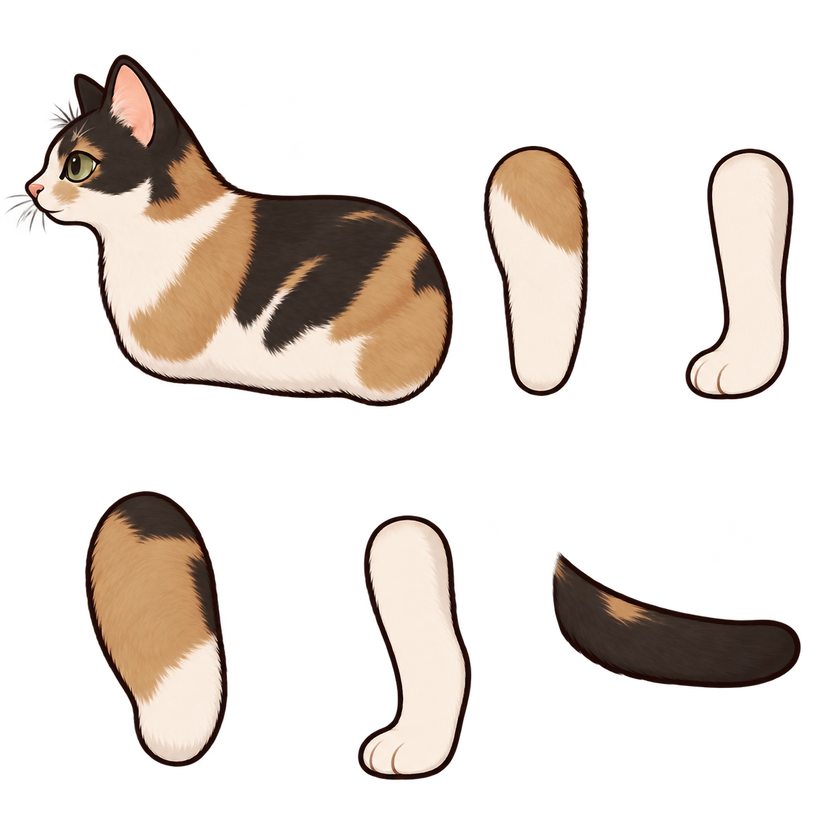
#> input picture assets/rig/left/atlas.png, 840 x 840 px, shrunk from 1254 x 1254 before the run
$ python package_rig.py
#> lines starting #> are read from the running program, lines starting #| are printed output that depends on the picture; after the words box and inside, x2 and y2 are one past the last pixel; in counts of white or black regions, pixels touching at a corner belong together
"""Extract the six disconnected generated rig components. Requires Pillow.

Connected-component packing preserves original artwork and transparency while
preventing neighbouring atlas parts from entering overlapping bounding boxes.
"""
from collections import deque
from pathlib import Path
from PIL import Image, ImageFilter

ROOT = Path(__file__).resolve().parents[1] / 'assets/rig'
NAMES = ['body', 'front_upper', 'front_lower', 'hind_upper', 'hind_lower', 'tail']


def main():
    for side in ('left', 'right'):
        folder = ROOT / side
        image = Image.open(folder / 'atlas.png').convert('RGBA')
#> image is the input picture: PIL image 840x840 RGBA; mean R, G, B, A 45.2, 38.3, 32.9, 67.7
        width, height = image.size
#> width = 840; height = 840
        alpha = image.getchannel('A')
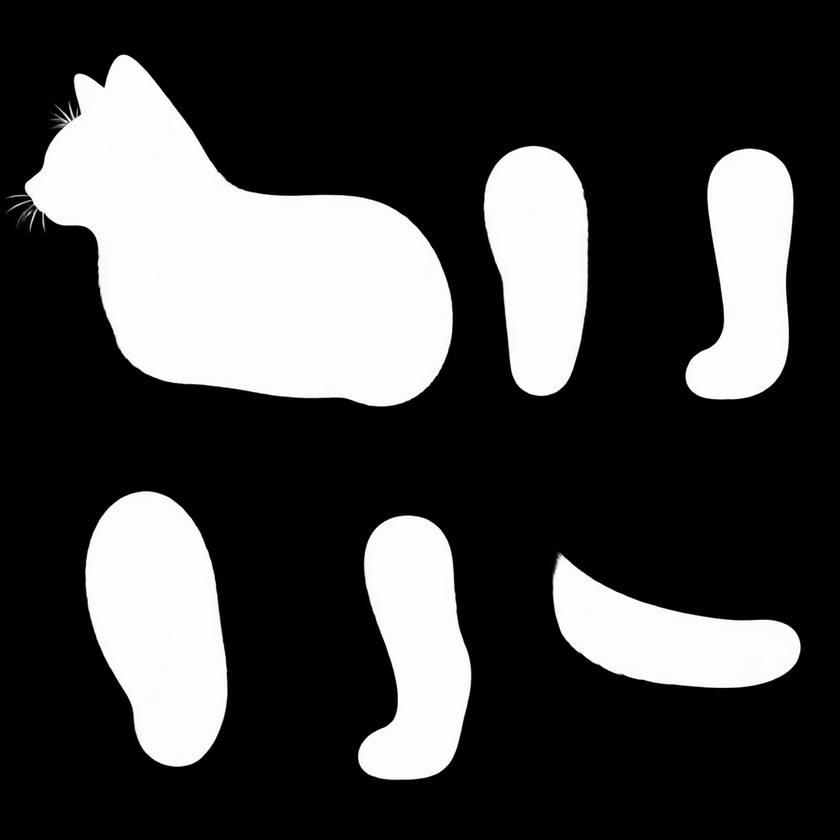
#> alpha: PIL image 840x840 L; min 0, max 255, mean 67.7
        occupied = bytearray(1 if a > 32 else 0 for a in alpha.tobytes())
        components = []
        for origin in range(width * height):
            if not occupied[origin]:
                continue
            occupied[origin] = 0
            queue, pixels = deque([origin]), []
            while queue:
                p = queue.popleft()
                pixels.append(p)
                x, y = p % width, p // width
                for q in (p - 1 if x else -1, p + 1 if x + 1 < width else -1,
                          p - width if y else -1, p + width if y + 1 < height else -1):
                    if q >= 0 and occupied[q]:
                        occupied[q] = 0
                        queue.append(q)
            if len(pixels) > 10000:
                components.append(pixels)
#> after the loop, components = 6 items
        assert len(components) == 6, (side, len(components))
        # Atlas uses a larger torso, so identify the two rows by each part's top.
        def bounds(pixels):
            xs, ys = [p % width for p in pixels], [p // width for p in pixels]
            return min(xs), min(ys), max(xs) + 1, max(ys) + 1
        components.sort(key=lambda p: bounds(p)[1])
        components = (sorted(components[:3], key=lambda p: bounds(p)[0])
                      + sorted(components[3:], key=lambda p: bounds(p)[0]))
        for name, pixels in zip(NAMES, components):
            mask_data = bytearray(width * height)
            for p in pixels:
                mask_data[p] = 255
            mask = Image.frombytes('L', image.size, bytes(mask_data)).filter(ImageFilter.MaxFilter(9))
            from PIL import ImageChops
            part = image.copy()
            part.putalpha(ImageChops.darker(alpha, mask))
            box = mask.getbbox()
            part.crop(box).save(folder / f'{name}.png')
            print(side, name, box)
#> this loop made 6 passes
#> (name, box) on passes 1 to 6: ('body', (3, 50, 457, 411)), ('front_upper', (479, 142, 593, 400)), ('front_lower', (681, 144, 798, 404)), ('hind_upper', (81, 487, 232, 771)), ('hind_lower', (354, 511, 476, 784)), ('tail', (548, 548, 805, 692))
#| left body (3, 50, 457, 411)
#| left front_upper (479, 142, 593, 400)
#| left front_lower (681, 144, 798, 404)
#| left hind_upper (81, 487, 232, 771)
#| left hind_lower (354, 511, 476, 784)
#| left tail (548, 548, 805, 692)
#> pass 1, in main, `mask = Image.frombytes('L', image.size, bytes(mask_data)).filter(Image..`:
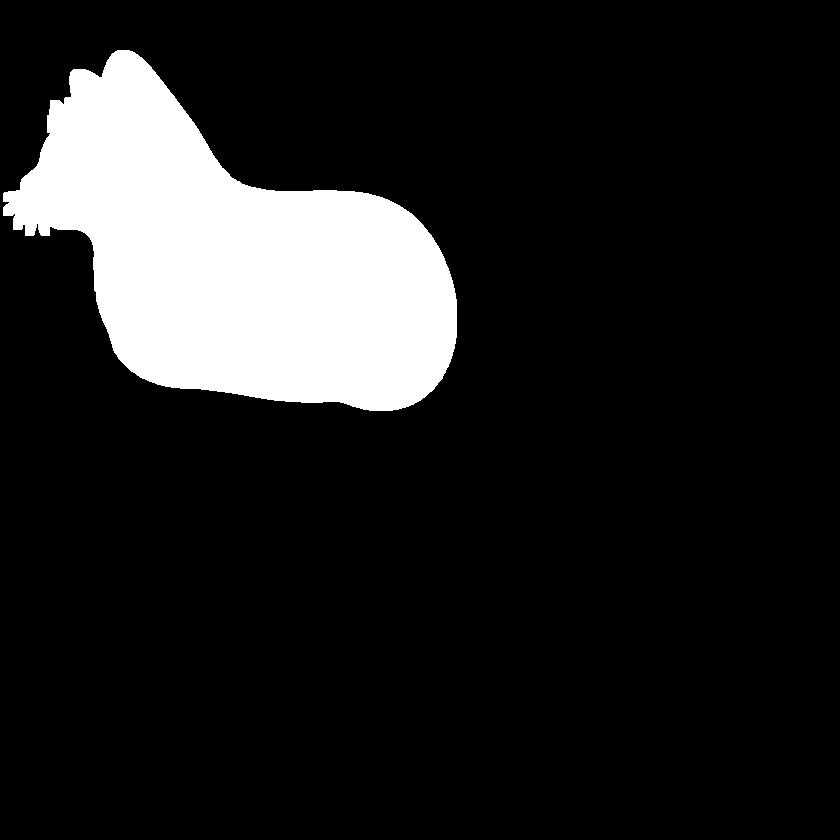
#> mask: PIL image 840x840 L; 13% white; 1 white region, box (x1, y1, x2, y2) and area: (3, 50, 457, 411) 92034
#> pass 1, in main, `part.crop(box).save(folder / f'{name}.png')`:
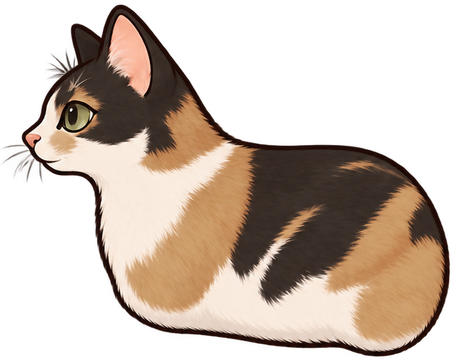
#> saved as body.png: PIL image 454x361 RGBA; mean R, G, B, A 80.8, 66.6, 55.2, 128.8; transparent parts drawn white
#> pass 2, in main, `mask = Image.frombytes('L', image.size, bytes(mask_data)).filter(Image..`:
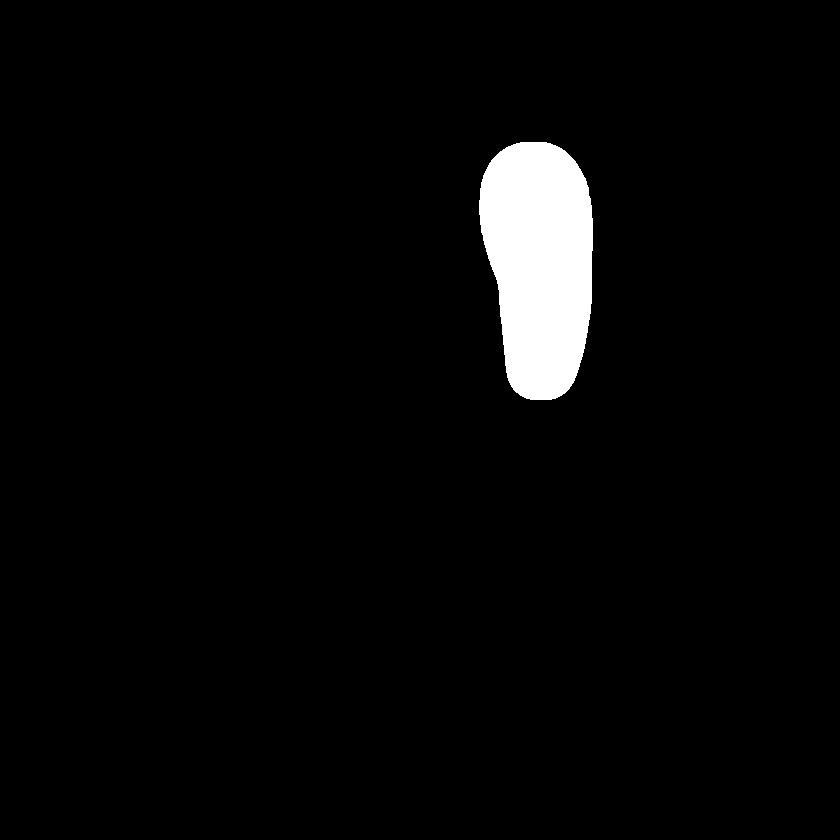
#> mask: PIL image 840x840 L; 3.3% white; 1 white region, box (x1, y1, x2, y2) and area: (479, 142, 593, 400) 23238
#> pass 2, in main, `part.crop(box).save(folder / f'{name}.png')`:
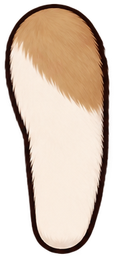
#> saved as front_upper.png: PIL image 114x258 RGBA; mean R, G, B, A 140.7, 122.2, 106.5, 172.1; transparent parts drawn white
#> after the loop:
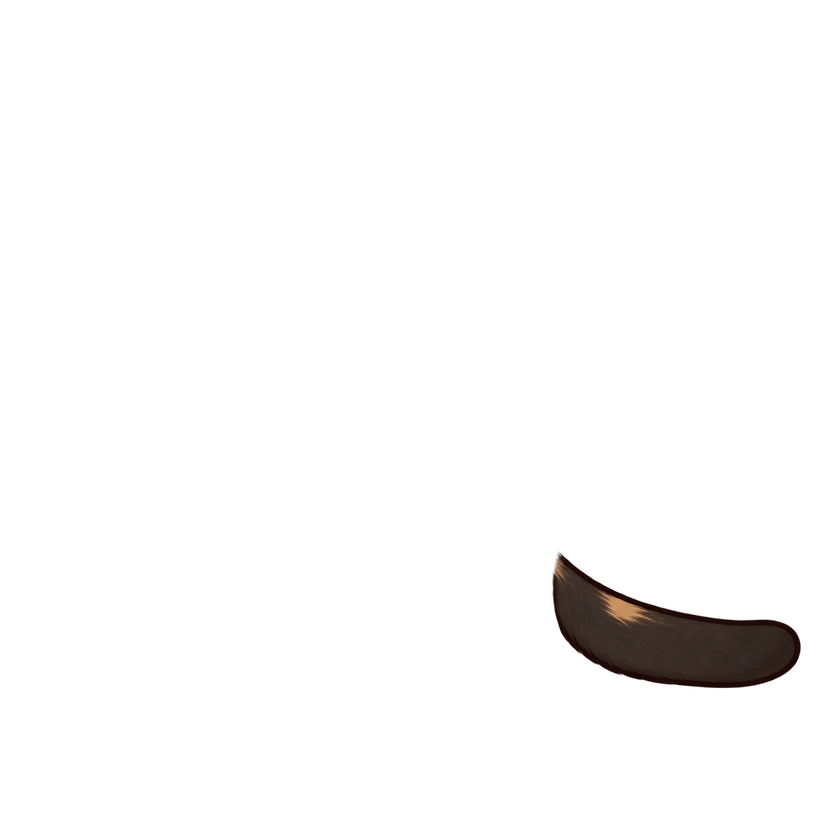
#> part: PIL image 840x840 RGBA; mean R, G, B, A 45.2, 38.3, 32.9, 6.3; transparent parts drawn white


if __name__ == '__main__':
    main()
